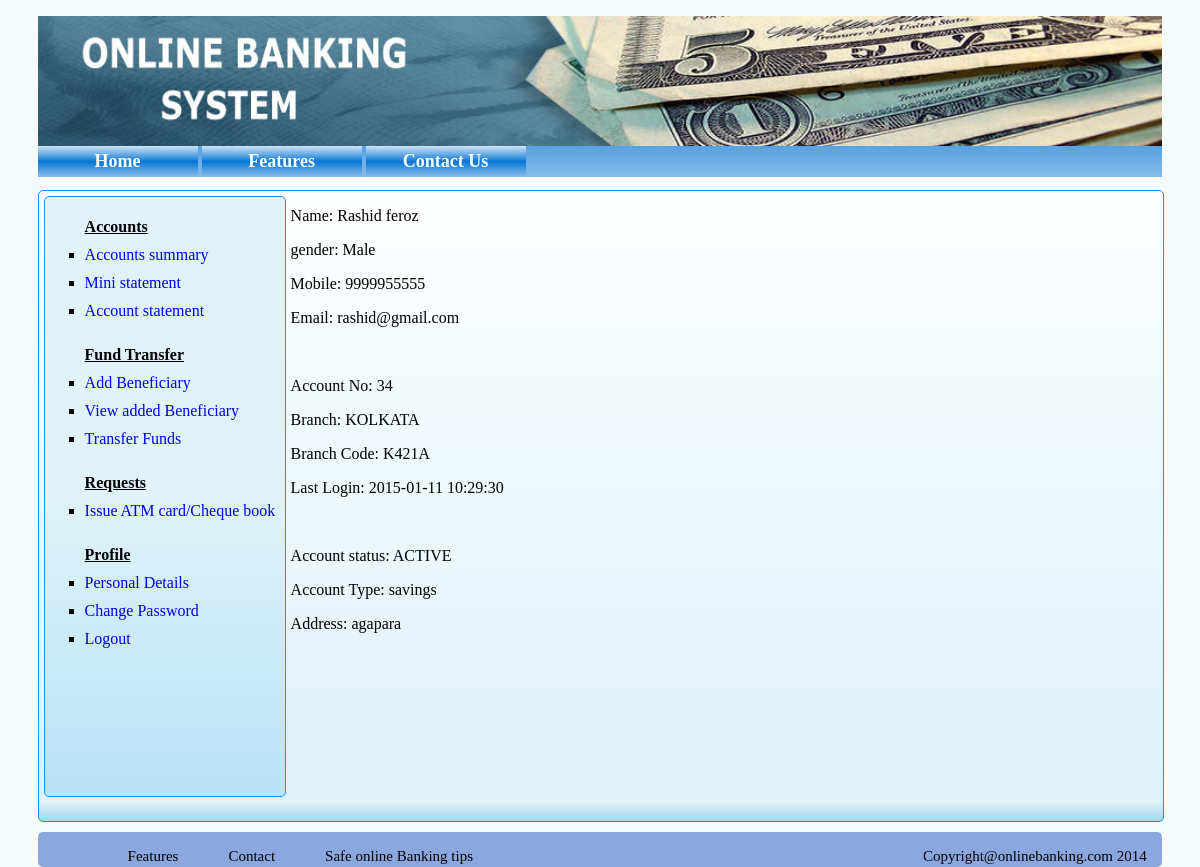
The page /account_summary.php (signed in) on the database its author committed.
### tables this page shows
CREATE TABLE IF NOT EXISTS `customer` (
`id` int(5) NOT NULL,
  `name` varchar(255) NOT NULL,
  `gender` char(1) NOT NULL,
  `dob` date NOT NULL,
  `nominee` varchar(255) NOT NULL,
  `account` varchar(255) NOT NULL,
  `address` varchar(255) NOT NULL,
  `mobile` varchar(11) NOT NULL,
  `email` varchar(255) NOT NULL,
  `password` varchar(255) NOT NULL,
  `branch` varchar(255) NOT NULL,
  `ifsc` varchar(255) NOT NULL,
  `lastlogin` datetime NOT NULL,
  `accstatus` varchar(255) NOT NULL
);

### account_summary.php (the view, shortened to what this page needs)
<!DOCTYPE html>
<html>
    <head>
        <link rel="stylesheet" href="newcss.css">
    </head>
        <?php include 'header.php' ?>
        <div class='content_customer'>
           <?php include 'customer_navbar.php'?>
            <?php
                $cust_id=$_SESSION['cust_id'];
                include '_inc/dbconn.php';
                $sql="SELECT * FROM customer WHERE email='$cust_id'";
                $result=  mysqli_query($conn,$sql) or die(mysqli_error($conn));
                $rws=  mysqli_fetch_array($result);
                $name= $rws[1];
                $account_no= $rws[0];
                $branch=$rws[10];
                $branch_code= $rws[11];
                $last_login= $rws[12];
                $acc_status=$rws[13];
                $address=$rws[6];
                $acc_type=$rws[5];
                $gender=$rws[2];
                $mobile=$rws[7];
                $email=$rws[8];
?>
            <p>Name: <?php echo $name;?></p>
            <p>gender: <?php if($gender=='M') echo "Male"; else echo "Female";?></p>
            <p>Mobile: <?php echo $mobile;?></p>
            <p>Email: <?php echo $email;?></p>
            <br>
            <p>Account No: <?php echo $account_no;?></p>
            <p>Branch: <?php echo $branch;?></p>
            <p>Branch Code: <?php echo $branch_code;?></p>
            <p>Last Login: <?php echo $last_login;?></p>
            <br>
            <p>Account status: <?php echo $acc_status;?></p>
            <p>Account Type: <?php echo $acc_type;?></p>
            <p>Address: <?php echo $address;?></p>
        </div>
               <?php include 'footer.php';?>
    </body>
</html>

### newcss.css (style rules this page uses)
body { background-color:#F9F6F4; background-color:#F5FAFA; font-family:verdana; }
.content_customer { height:630px; width:100%; border:1px solid dodgerblue; border-radius:5px; background: linear-gradient(to bottom, rgba(254,255,255,1) 0%,rgba(221,241,249,1) 97%,rgba(160,216,239,1) 100%); }

### rows shown on the page
customer: name "Rashid feroz", mobile "9999955555", email "rashid@gmail.com", id "34", branch "KOLKATA", ifsc "K421A", lastlogin "2015-01-11 10:29:30", accstatus "ACTIVE", account "savings", address "agapara"
